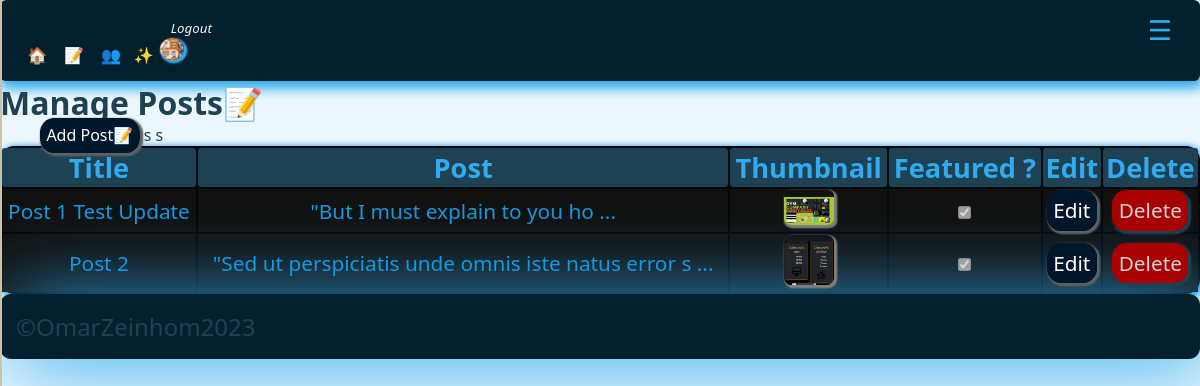
/adminpanel/manage_posts.php (signed in), run on the app's committed database.
### tables this page shows
CREATE TABLE `users` (
  `id` int(11) UNSIGNED NOT NULL,
  `firstname` varchar(50) NOT NULL,
  `lastname` varchar(50) NOT NULL,
  `username` varchar(50) NOT NULL,
  `email` varchar(100) NOT NULL,
  `password` varchar(255) NOT NULL,
  `avatar` varchar(255) NOT NULL,
  `is_admin` tinyint(1) NOT NULL
);

CREATE TABLE `posts` (
  `id` int(11) UNSIGNED NOT NULL,
  `title` varchar(255) NOT NULL,
  `body` text NOT NULL,
  `thumbnail` varchar(255) NOT NULL,
  `date_time` timestamp NOT NULL DEFAULT current_timestamp(),
  `category_id` int(11) UNSIGNED DEFAULT NULL,
  `author_id` int(11) UNSIGNED NOT NULL,
  `is_featured` tinyint(1) NOT NULL
);

### adminpanel/manage_posts.php (the view, shortened to what this page needs)
<?php
$page__title = 'Manage Posts📝';
include('./partials/sidenav/sidenav.php');
$query = "SELECT * FROM posts";
$posts = mysqli_query($connect__db, $query);
?>
<h1><?php echo $page__title; ?></h1>
<ul class='app__sidenav-items'>
    <li class='app__sidenav-item'><a class="app__link-btn" href="<?= ADMIN_URL ?>add_post.php">Add
            Post📝</a></li>
</ul>
<table class="app__table" style="overflow: x-auto; margin: auto; max-width: 1700px; width:100%; height:100%;">
    <thead class="app__thead">
        <tr clas="app__tr">
            <th class="app_th">Title</th>
            <th class="app_th">Post</th>
            <th class="app_th">Thumbnail</th>
            <th class="app_th">Featured ?</th>
            <th class="app_th">Edit</th>
            <th class="app_th">Delete</th>
        </tr>
    </thead>
    <tbody class="app__tbody">
        <?php while ($single_post = mysqli_fetch_assoc($posts)) : ?>
        <tr clas="app__tr">
            <td class="app__td" id="postsTitle"><?= $single_post['title']; ?></td>
            <td class="app__td" id="postsBody"> <?= substr($single_post['body'], 0, 50)  . " ..."; ?></td>
            <td class="app__td" id="postsThumbnail"> <img src="<?= ROOT_URL . 'images/' . $single_post['thumbnail'] ?>"
                    style="padding-top: 0.4rem;border-radius: 15%; object-fit:cover; box-shadow: 0.1rem 0.1rem 0.1rem 0.1rem gray;"
                    class="app__thumbnail-avatar" width="50px" height="50px" alt="admin_post_thumbnail" /></td>
            <td class="app__td" id="postsFeatured"><input type="checkbox" value="" checked disabled /></td>
            <td class="app__td"><a href="<?= ADMIN_URL ?>edit_post.php?id=<?= $single_post['id'] ?? null; ?>"
                    class="app__link-btn">Edit</a></td>
            <td class="app__td"><a href="<?= ADMIN_URL ?>delete_post.php?id=<?= $single_post['id'] ?? null; ?>"
                    class="app__alert-btn-sm">Delete</a></td>
        </tr>
        <?php endwhile; ?>
    </tbody>
</table>
<?php
include('./partials/footer/footer.php');
?>

### adminpanel/partials/nav/nav.php (shortened to what this page needs)
<?php
include('./partials/header/header.php');
if (isset($_SESSION['user-id'])) {
    $id = filter_var($_SESSION['user-id'], FILTER_SANITIZE_NUMBER_INT);
    $query = "SELECT avatar from users WHERE id=$id";
    $result = mysqli_query($connect__db, $query);
    $avatar = mysqli_fetch_assoc($result);
}
?>
<div class="app__sidenav-closed">
    <li class='app__sidenav-item'><a href="<?= ADMIN_URL ?>dashboard.php" class="app__sidenav-itemLink"> 🏠</a></li>
    <li class='app__sidenav-item'><a href="<?= ADMIN_URL ?>manage_posts.php" class="app__sidenav-itemLink">📝</a>
    </li>
    <?php
    if (isset($_SESSION['user_is_admin'])) : ?>
    <li class='app__sidenav-item'><a href="<?= ADMIN_URL ?>manage_users.php" class="app__sidenav-itemLink">👥</a>
    <li class='app__sidenav-item'><a href="<?= ADMIN_URL  ?>manage_categories.php" class="app__sidenav-itemLink">✨</a>
    </li>
    <?php endif; ?>
    <?php if (isset($_SESSION['user-id'])) : ?>
    <li class='app__sidenav-item'>
        <a href="<?= ROOT_URL ?>logout.php" class="app__sidenav-itemLink"><small>
                <i> Logout</i>
            </small>
            <img alt="avatar" class="app__admin__nav-avatar" loading="lazy"
                src="<?= ROOT_URL . 'images/' . $avatar['avatar'] ?>" />
        </a>
    </li>
    <?php else : ?>
    <li class='app__sidenav-item'><a href="<?= ROOT_URL ?>login.php" class="app__sidenav-itemLink">🚪</a>
    </li>
    <?php endif; ?>
</div>

### global/styles/css/adminstyles.css (style rules this page uses)
.app__admin__nav-avatar { border-radius: 90%; max-width: 1.5rem; max-height: 1.4rem; width: 100%; height: 100%; -o-object-fit: cover; object-fit: cover; background-color: black; box-shadow: 0.1rem 0.1rem 0.1rem 0.1rem var(--color-primary); }
.app__sidenav-closed { top: 0; background-color: var(--color-blackpearl); padding: 1rem 1rem 1rem 1rem; box-shadow: 0.1rem 0.4rem 0.7rem 0.1rem var(--color-primary); width: 100%; max-width: 100%; border-radius: 0.4rem; height: 100%; }
.app__sidenav-items { list-style: none; display: inline-block; }
.app__sidenav-item { display: inline-block; }
.app__sidenav-itemLink { text-decoration: none; transition: 0.3s all ease-in-out; color: whitesmoke; padding: 0.1rem 0.1rem 0.3rem 0.7rem; transition: 0.3s ease-in-out; }
* { box-sizing: border-box; }
.app__table { background-color: var(--color-dark-pearl); text-align: center; box-shadow: 0.1rem 0.1rem 0.4rem 0.1rem var(--color-cerulean); border-radius: 0.9rem; width: 100%; height: 100%; font-size: 1.7rem; }
.app_th { background-color: var(--color-primary-dark); border-radius: 0.2rem; font-size: rem; color: var(--color-primary); }
.app__tbody { background-color: var(--color-darkest-gray); color: var(--color-cerulean); padding: 1rem 1rem 1rem 1rem; }
.app__td { font-size: 1.3rem; }
.app__link-btn { text-decoration: none; color: var(--color-white); transition: 0.3s ease-in all; box-shadow: 0.1rem 0.1rem 0.1rem 0.1rem var(--color-dark-gray); border-radius: 0.9rem; padding: 0.4rem 0.4rem 0.4rem 0.4rem; background-color: var(--color-dark-navyblue); }
.app__alert-btn-sm { text-decoration: none; color: var(--color-lightest-gray); background-color: var(--color-red); transition: 0.3s ease-in all; box-shadow: 0.1rem 0.1rem 0.1rem 0.1rem var(--color-primary-dark); border-radius: 0.9rem; padding: 0.4rem 0.4rem 0.4rem 0.4rem; }
.app__thumbnail-avatar { max-width: 50px; max-height: 50px; width: 100%; height: 100%; padding-top: 0.4rem; border-radius: 15%; -o-object-fit: cover; object-fit: cover; box-shadow: 0.1rem 0.1rem 0.1rem 0.1rem gray; }
:root { --color-primary: #31abed; --color-alternative: #08405e; --color-primary-dark: #1e4154; --color-bgprimary: #053d57; --color-bgwhitefoam: #ecf7fd; --color-blackpearl: #04202f; --color-tiber: #052638; --color-tarawera: #08405e; --color-greenblue: #0e6da0; --color-cerulean: #1499e1; --color-pictonblue: #31abed; --color-malibu: #72c6f3; --color-sail: #b4e0f8; --color-selago: #f6fbfe; --color-black: black; --color-medium-gray: #7d8184; --color-dark-gray: #5e6164; --color-darkest-gray: #111111; --color-light-gray: #a9a9a9; --color-lightest-gray: #d3d3d3; --color-dark-pearl: #00070e; --color-dark-navyblue: #00162a; --color-white: #ffffff; --color-red: #a80101; --color-dark-red: #700000; --transition-slow: all 3s ease-in-out; --transition-medium: all 1.5s ease-in-out; --transition-fast: all 0.3s ease-in-out; }
* { margin: auto; }
html { height: 100%; width: 100%; }
body { background-color: var(--color-bgwhitefoam); color: var(--color-primary-dark); font-family: system-ui, -apple-system, BlinkMacSystemFont, "Segoe UI", Roboto, Oxygen, Ubuntu, Cantarell, "Open Sans", "Helvetica Neue", sans-serif; width: 100%; }
a { color: #ffffff; }

### data on the page
users: avatar (picture)
posts: title "Post 1 Test Update", body "\"But I must explain to you ho", thumbnail (picture)
posts: title "Post 2", body "\"Sed ut perspiciatis unde omnis iste natus error s", thumbnail (picture)

### other printed values
$page__title "Manage Posts📝"
